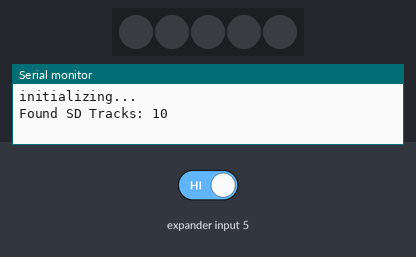
The sketch below on a simulated Arduino MKR. Shown: 5 RGB LEDs in strip order, left to right, the last lines printed to the serial monitor. The inputs (shaded band) are chosen by the test bench; at power-on: expander input 5 HIGH. Dim RGB values are drawn brighter than linear; random numbers use the default seed unless the sketch sets one; the audio player accepts every command and is not drawn.

Above: at 3.7 s.
3.8 s: expander input 5 driven LOW
At 4.52 s:
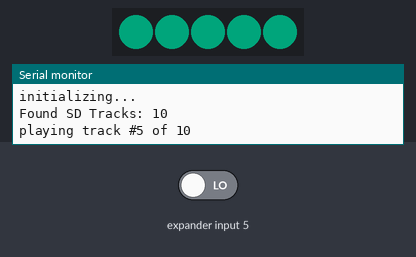
Timing chart, 0 to 6.8 s (numbered marks = the images above; inputs shaded):
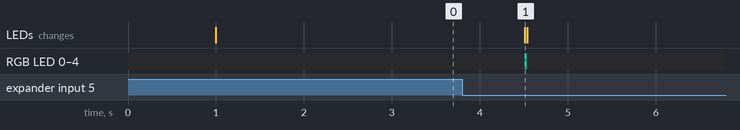

The sketch:

_cl4p-tp.ino
```cpp
/**
 * Trinket M0 version of the Prusa talking Cl4p-Tp model.
 * https://blog.prusaprinters.org/how-to-build-a-talking-robot-with-animated-leds_37072/
 *
 * Uses Serial1 (pins 3 and 4 on the Adafruit Trinket M0) to communicate with DFPLayer Mini
 */

#include <ArduinoLowPower.h>
#include <DFPlayerMini_Fast.h>
#include <Adafruit_NeoPixel.h>

#define NEO_PIN 0
#define INT_PIN 1

#define NUMPIXELS 5

Adafruit_NeoPixel pixels(NUMPIXELS, NEO_PIN, NEO_GRB + NEO_KHZ800);

DFPlayerMini_Fast mp3;

volatile boolean talking = false;
volatile boolean boinked = false;

uint16_t tracks = 0;

void boink();


void setup() {

  Serial.begin(115200);

  delay(1000);
  Serial.println("initializing...");

  // initialize the eye
  pixels.setBrightness(0);
  pixels.fill(pixels.Color(0, 200, 150), 0, NUMPIXELS);
  pixels.begin();
  pixels.show();

  // initialize the MP3 player
  Serial1.begin(9600);
  mp3.begin(Serial1);
  mp3.volume(25);
  tracks = mp3.numSdTracks();
  Serial.print("Found SD Tracks: ");
  Serial.println(tracks);

  // set an isr for when the bot is boinked
  pinMode(INT_PIN, INPUT_PULLUP);
  LowPower.attachInterruptWakeup(digitalPinToInterrupt(INT_PIN), boink, FALLING);

  // cl4p-tp will spend most of his existance snoozing
  snooze();
}

void loop() {
  if (boinked) {
    talk();
  }

  if (mp3.isPlaying()) {
    jirojiro();
    delay(100);
  } else {
    snooze();
  }
}

// sets the eye brightness to a random level to modulate with voice
void jirojiro() {
  pixels.setBrightness(random(0,50));
  pixels.fill(pixels.Color(0, 200, 150), 0, NUMPIXELS);
  pixels.show();
}

// wakes up the mp3 player and plays a random track
void talk() {
  if (!talking) {
    talking = true;
    mp3.wakeUp();
    pixels.setBrightness(50);
    pixels.fill(pixels.Color(0, 200, 150), 0, NUMPIXELS);
    pixels.show();
    uint16_t track = random(1, tracks);
    Serial.print("playing track #");
    Serial.print(track);
    Serial.print(" of ");
    Serial.println(tracks);
    mp3.play(track);
    boinked = false;
  }
}

// ISR for button press to boink the bot
void boink() {
  if (!talking && !boinked) {
    boinked = true;
  }
}

// Puts the DFPlayer mini, neopixels, and samd21 into sleep/low-power mode
void snooze() {
  talking = false;
  boinked = false;
  mp3.sleep();
  pixels.setBrightness(0);
  pixels.show();
  LowPower.sleep();
}
```

Measured:
- after the input at 3.8 s, RGB LED 0–4: off → RGB(0, 39, 29) after 0.71 s, → off 0.03 s later; the LEDs: change after 0.71 s (image 1)
